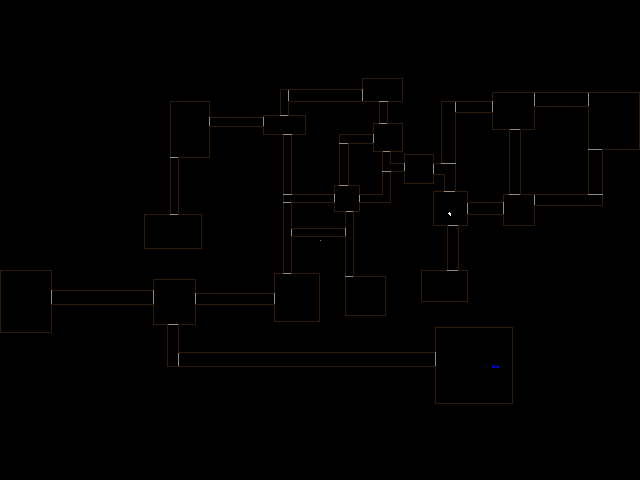
#> input picture Task 1/map.png, 640 x 480 px, found by its file name
$ python rrtstar.py
#> lines starting #> are read from the running program, lines starting #| are printed output that depends on the picture; after the words box and inside, x2 and y2 are one past the last pixel; in counts of white or black regions, pixels touching at a corner belong together
import numpy as np
import cv2 as cv
import networkx as nx

brown_colour = [11, 27, 47]  # in bgr


# finding a path using rrt* first
class RRTStar:
    def __init__(
        self,
        maze,
        start,
        goal,
        max_iter=10000,
        max_dist=10,
        goal_sample_rate=0.2,
        search_radius=30,
    ):
        self.maze = maze
        self.start = start
        self.goal = goal
        self.graph = nx.Graph()
        self.graph.add_node(start)
        self.goal_sample_rate = goal_sample_rate
        self.max_iter = max_iter
        self.max_dist = max_dist
        self.search_radius = search_radius

    def run(self):
        # for _ in range(self.max_iter):
        for _ in range(self.max_iter):
            if np.random.uniform() < self.goal_sample_rate:
                q_rand = self.goal
            else:
                q_rand = self.sample_random()

            q_near = self.find_nearest(self.graph.nodes, q_rand)
            q_new = self.steer(q_near, q_rand)

            # print("q_rand: ", q_rand)
            # print("q_near: ", q_near)
            # print("q_new: ", q_new)

            if self.is_valid_move(q_near, q_new):
                # find the least cost node to connect to q_new
                near_nodes = self.find_near_nodes(q_new)
                q_min = q_near
                c_min = self.cost(q_near) + self.dist(q_near, q_new)
                for node in near_nodes:
                    if self.is_valid_move(node, q_new):
                        c = self.cost(node) + self.dist(node, q_new)
                        if c < c_min:
                            c_min = c
                            q_min = node

                # print("added")
                self.graph.add_node(q_new)
                self.graph.add_edge(q_min, q_new)

                # check if we can reach the goal
                if self.is_valid_move(q_new, self.goal):
                    self.graph.add_node(self.goal)
                    self.graph.add_edge(q_new, self.goal)
                    return nx.shortest_path(
                        self.graph, source=self.start, target=self.goal
                    )

                # check if q_new helps other nodes reduce their cost
                for node in near_nodes:
                    if node != q_min and self.is_valid_move(q_new, node):
                        c = self.cost(q_new) + self.dist(q_new, node)
                        if c < self.cost(node):
                            # parent = self.find_nearest(self.graph.neighbors(node), node)
                            # self.graph.remove_edge(node, parent)
                            self.graph.add_edge(q_new, node)

                self.visualize_path(
                    nx.shortest_path(self.graph, source=self.start, target=q_new)
                )

        print(self.graph)
        return None

    def sample_random(self):
        y, x = np.random.uniform(0, self.maze.shape[:2])
        return (x, y)

    def steer(self, q_near, q_rand):
        if self.dist(q_near, q_rand) < self.max_dist:
            return int(q_rand[0]), int(q_rand[1])
        dx = q_near[0] - q_rand[0]
        dy = q_near[1] - q_rand[1]
        angle = np.arctan2(dy, dx) + np.pi
        q_new = int(q_near[0] + self.max_dist * np.cos(angle)), int(
            q_near[1] + self.max_dist * np.sin(angle)
        )
        return q_new

    def find_nearest(self, list, q_rand):
        nearest_dist = float("inf")
        nearest_node = None
        for node in list:
            dist = self.dist(node, q_rand)
            if dist < nearest_dist:
                nearest_dist = dist
                nearest_node = node
        return nearest_node

    def dist(self, q1, q2):
        return np.sqrt((q1[0] - q2[0]) ** 2 + (q1[1] - q2[1]) ** 2)

    def cost(self, node):
        return nx.shortest_path_length(self.graph, source=self.start, target=node)

    def is_valid_move(self, q_near, q_new):
        x_near, y_near = int(q_near[0]), int(q_near[1])
        x_new, y_new = int(q_new[0]), int(q_new[1])

        dx = x_new - x_near
        dy = y_new - y_near
        steps = max(abs(dx), abs(dy))

        if steps == 0:
            return True

        for i in range(1, steps + 1):
            x = x_near + int(i * dx / steps)
            y = y_near + int(i * dy / steps)

            flag = 0
            sub_array = maze_img[y - 1 : y + 2, x - 1 : x + 2]
            for row in sub_array:
                for ele in row:
                    if list(ele) == brown_colour:
                        flag = 1
                        break
                if flag:
                    break

            if flag:
                return False

        return True

    def find_near_nodes(self, q_new):
        near_nodes = []
        for node in self.graph.nodes:
            if self.dist(node, q_new) < self.search_radius:
                near_nodes.append(node)
        return near_nodes

    def visualize_path(self, path):
        maze_with_path = self.maze.copy()
        for node in path:
            x, y = int(node[0]), int(node[1])
            cv.circle(maze_with_path, (x, y), 1, (0, 0, 255), -1)

        cv.imshow("RRT* Path Visualization", maze_with_path)
        cv.waitKey(1)


def avoid_walls(maze_img, path_orig):
    path = np.array(path_orig.copy())

    n = len(path)
    for q in range(1, n - 1):
        node = path[q]
        x, y = node[0], node[1]
        i, j = 0, 0
        flag = 0
        sub_array = maze_img[y - 3 : y + 4, x - 3 : x + 4]
        for i in range(7):
            for j in range(7):
                if list(sub_array[i][j]) == [11, 27, 47]:
                    flag = 1
                    break
            if flag:
                break

        if flag:
            i -= 3
            j -= 3
            if i < 0:
                path[q][1] += 4 + i
            else:
                path[q][1] -= 4 - i
            if j < 0:
                path[q][0] += 4 + j
            else:
                path[q][0] -= 4 - j

    return path


maze_img = cv.imread("map.png")
#> maze_img is the input picture: shape (480, 640, 3); mean B, G, R 0.4, 0.7, 1.1

start_y, start_x = np.where((maze_img == [255, 255, 255]).all(axis=-1))
#> start_y = [213, 213, 213, 214, 214]; start_x = [448, 449, 450, 449, 450]
goal_y, goal_x = np.where((maze_img == [255, 0, 0]).all(axis=-1))
#> goal_y = [365, 366, 366, 366, 366, 366, 366, 367, 367, 367, 367, 367]; goal_x = [492, 492, 494, 495, 496, 497, 498, 492, 493, 494, 497, 498]

start = (start_x[0], start_y[0])
#> start = (448, 213)
goal = (goal_x[0], goal_y[0])
#> goal = (492, 365)

while True:
    rrt_star = RRTStar(maze_img, start, goal)
#> in __init__, `self.start = start`: self.start = (448, 213)
#> in __init__, `self.goal = goal`: self.goal = (492, 365)
#> the loop in run, `for _ in range(self.max_iter):` made 8737 passes
    path = rrt_star.run()

    if path is not None:
        print("Path found!")
        n = len(path)
        for i in range(n - 1):
            cv.line(maze_img, path[i], path[i + 1], (0, 0, 150))
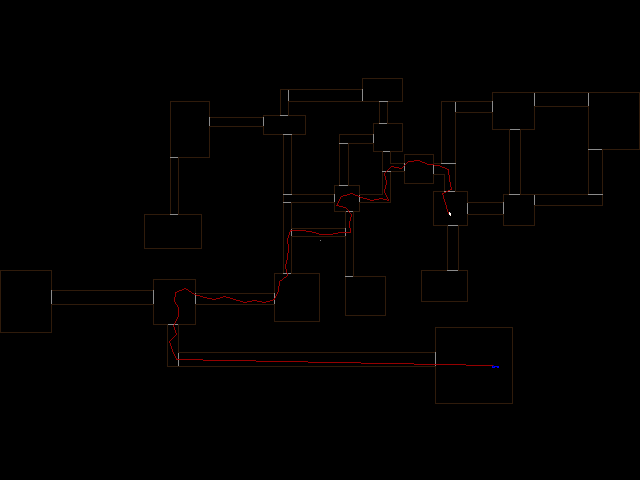
#> maze_img: shape (480, 640, 3); 0.27% of pixels changed, all inside (x1, y1, x2, y2) = (169, 160, 493, 366)
        cv.imshow("path", maze_img)
        cv.imwrite("orig_path.png", maze_img)
        path = avoid_walls(maze_img, path)
        n = len(path)
        for i in range(n - 1):
            cv.line(maze_img, path[i], path[i + 1], (0, 0, 255))
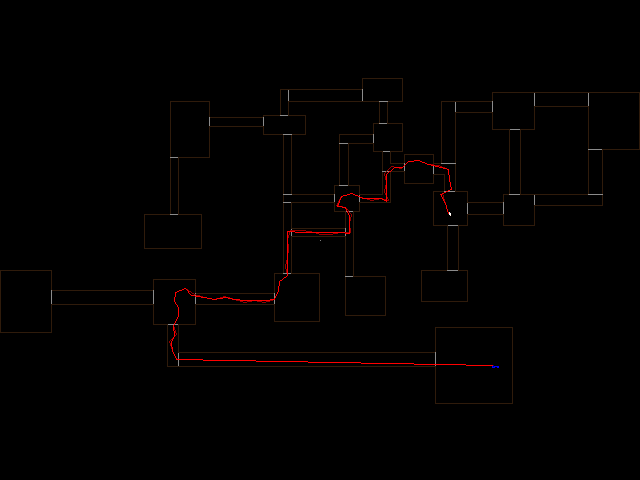
#> maze_img: shape (480, 640, 3); 0.27% of pixels changed, all inside (x1, y1, x2, y2) = (171, 160, 493, 366)
        cv.imshow("path", maze_img)
        cv.imwrite("path.png", maze_img)
        np.savez("path.npz", path_arr=path)
        cv.waitKey(0)
        cv.destroyAllWindows()
        break

    else:
        print("not found")
        print("trying again...")
